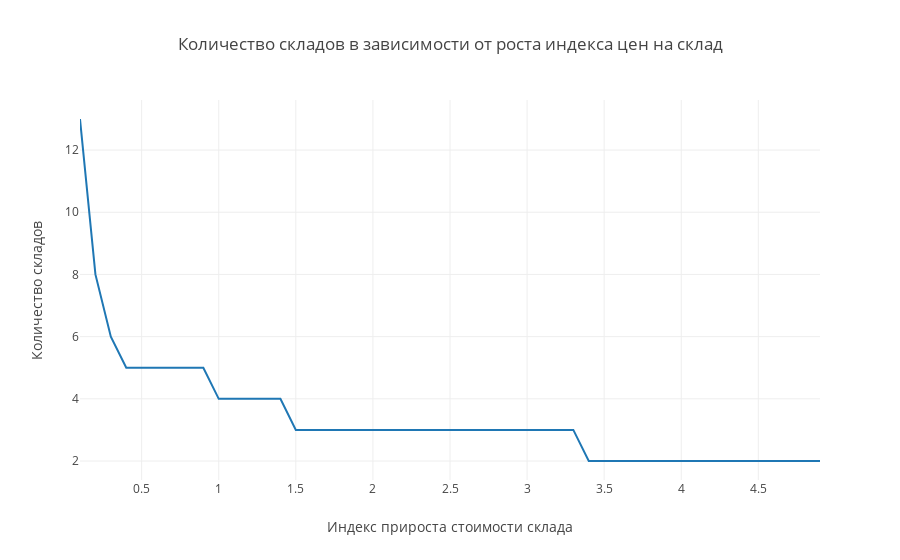

Notebook code for this chart:
### Code cell
import plotly.plotly as py
data = [go.Scatter(
    x = list(df_var.index),
    y = list(df_var[0])
)]

layout = go.Layout(title='Количество складов в зависимости от роста индекса цен на склад',
                  yaxis=dict(title='Количество складов'),
                  xaxis=dict(title='Индекс прироста стоимости склада'))

fig = go.Figure(data=data, layout=layout)

iplot(fig)

### Figure 1 — Plotly figure (JSON) as saved in the notebook; plotly's stock layout.template omitted (floating-point values rounded to 4 significant figures)
{"data": [{"type": "scatter", "uid": "6f41d08d-0f52-4059-86d6-600b04101695", "x": [0.1, 0.2, 0.3, 0.4, 0.5, 0.6, 0.7, 0.8, 0.9, 1, 1.1, 1.2, 1.3, 1.4, 1.5, 1.6, 1.7, 1.8, 1.9, 2, 2.1, 2.2, 2.3, 2.4, 2.5, 2.6, 2.7, 2.8, 2.9, 3, 3.1, 3.2, 3.3, 3.4, 3.5, 3.6, 3.7, 3.8, 3.9, 4, 4.1, 4.2, 4.3, 4.4, 4.5, 4.6, 4.7, 4.8, 4.9], "y": [13, 8, 6, 5, 5, 5, 5, 5, 5, 4, 4, 4, 4, 4, 3, 3, 3, 3, 3, 3, 3, 3, 3, 3, 3, 3, 3, 3, 3, 3, 3, 3, 3, 2, 2, 2, 2, 2, 2, 2, 2, 2, 2, 2, 2, 2, 2, 2, 2]}], "layout": {"title": {"text": "Количество складов в зависимости от роста индекса цен на склад"}, "xaxis": {"title": {"text": "Индекс прироста стоимости склада"}}, "yaxis": {"title": {"text": "Количество складов"}}}}
